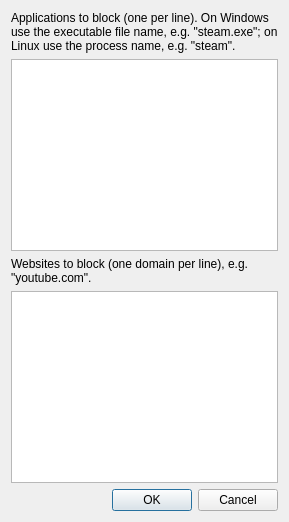
<?xml version="1.0" encoding="UTF-8"?>
<ui version="4.0">
 <class>BlockListDialog</class>
 <widget class="QDialog" name="BlockListDialog">
  <property name="windowTitle">
   <string>Block applications and websites</string>
  </property>
  <layout class="QVBoxLayout" name="verticalLayout">
   <item>
    <widget class="QLabel" name="processLabel">
     <property name="text">
      <string>Applications to block (one per line). On Windows use the executable file name, e.g. &quot;steam.exe&quot;; on Linux use the process name, e.g. &quot;steam&quot;.</string>
     </property>
     <property name="wordWrap">
      <bool>true</bool>
     </property>
    </widget>
   </item>
   <item>
    <widget class="QPlainTextEdit" name="processListEdit"/>
   </item>
   <item>
    <widget class="QLabel" name="domainLabel">
     <property name="text">
      <string>Websites to block (one domain per line), e.g. &quot;youtube.com&quot;.</string>
     </property>
     <property name="wordWrap">
      <bool>true</bool>
     </property>
    </widget>
   </item>
   <item>
    <widget class="QPlainTextEdit" name="domainListEdit"/>
   </item>
   <item>
    <widget class="QDialogButtonBox" name="buttonBox">
     <property name="standardButtons">
      <set>QDialogButtonBox::Cancel|QDialogButtonBox::Ok</set>
     </property>
    </widget>
   </item>
  </layout>
 </widget>
 <connections>
  <connection>
   <sender>buttonBox</sender>
   <signal>accepted()</signal>
   <receiver>BlockListDialog</receiver>
   <slot>accept()</slot>
  </connection>
  <connection>
   <sender>buttonBox</sender>
   <signal>rejected()</signal>
   <receiver>BlockListDialog</receiver>
   <slot>reject()</slot>
  </connection>
 </connections>
</ui>
